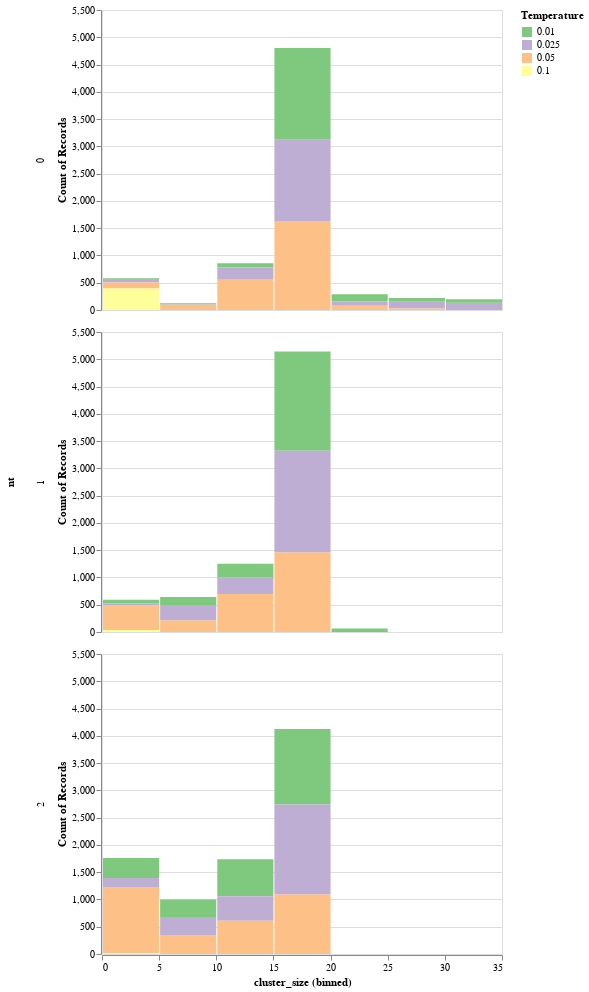

Notebook source saved alongside this figure:
### Code cell
num_bins = 8
ymax=32
slider = alt.binding_range(min=0, max=max_timepoints, step=timepoint_subdiv)
select_timepoint = alt.selection_single(name="timepoint", fields=['timepoint'],
                                   bind=slider, init={'timepoint': 0})
alt.Chart(df).mark_area(opacity=0.3).encode(
    x=alt.X('cluster_size', sort=results.temperatures()) #, bin=alt.BinParams(maxbins=num_bins, extent=[0, max_cluster_size])),
    y=alt.Y('count()', scale=alt.Scale(0, ymax)),
    color=alt.Color('temperature:O', scale=alt.Scale(scheme="accent"), title="Temperature"),
    row="nt",
)#.add_selection(select_timepoint).transform_filter(select_timepoint)

### Figure 1 — Vega-Lite specification as saved in the notebook (floating-point values rounded to 4 significant figures; data arrays with more than 128 entries replaced by an {"elided": "..."} marker saying what was removed)
{"config": {"view": {"continuousWidth": 400, "continuousHeight": 300}}, "data": {"name": "data-914758a8eb70b4d490dab1672b6b4580"}, "mark": "bar", "encoding": {"color": {"field": "temperature", "scale": {"scheme": "accent"}, "title": "Temperature", "type": "ordinal"}, "row": {"field": "nt", "type": "quantitative"}, "x": {"bin": {"extent": [0, 35], "maxbins": 8}, "field": "cluster_size", "sort": [0.01, 0.025, 0.05, 0.1], "type": "quantitative"}, "y": {"aggregate": "count", "scale": {"align": 0, "base": 32}, "type": "quantitative"}}, "$schema": "https://vega.github.io/schema/vega-lite/v4.17.0.json", "datasets": {"data-914758a8eb70b4d490dab1672b6b4580": {"elided": "23385 records"}}}
